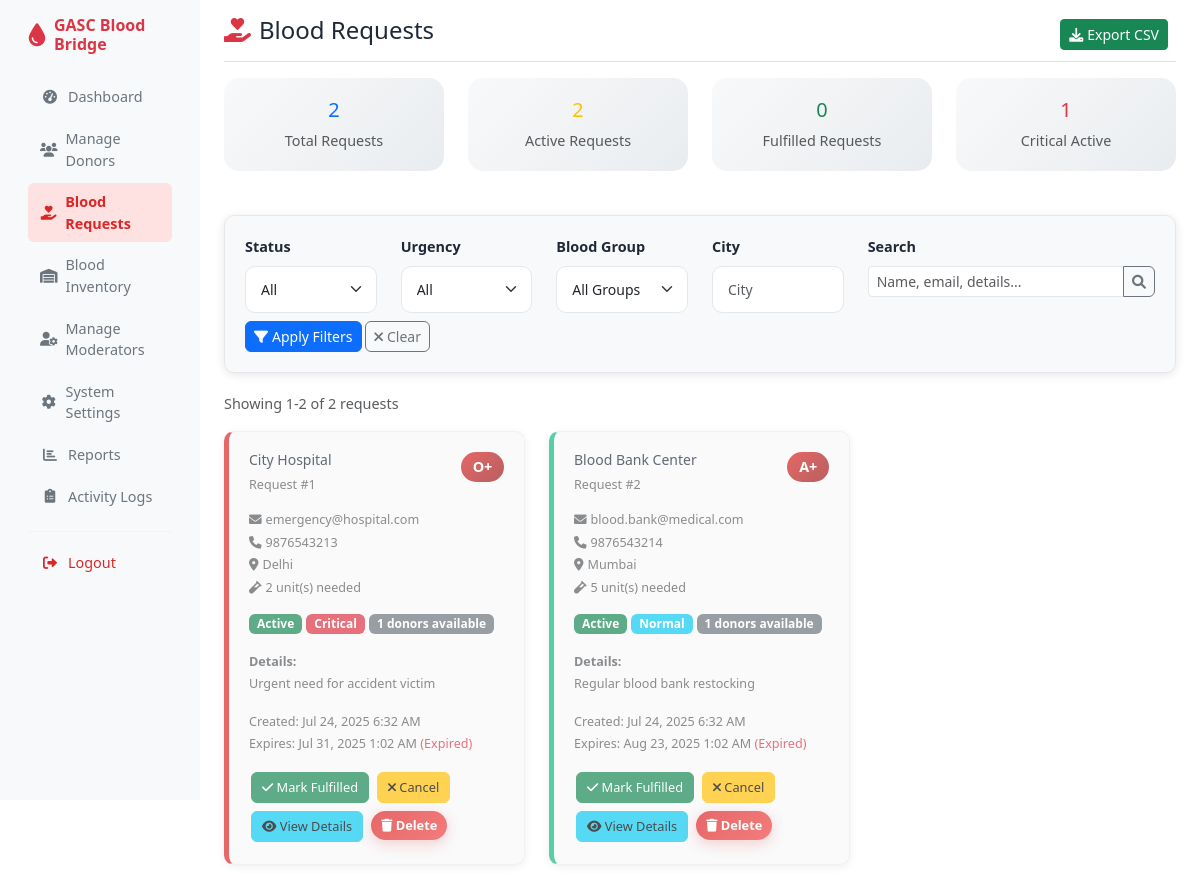
The app's page /admin/requests.php (signed in) with its own data.
### tables this page shows
CREATE TABLE blood_requests (
    id INT PRIMARY KEY AUTO_INCREMENT,
    requester_email VARCHAR(100) NOT NULL,
    requester_name VARCHAR(100) NOT NULL,
    requester_phone VARCHAR(15) NOT NULL,
    blood_group VARCHAR(15) NOT NULL COMMENT 'Supports standard and extended blood group formats',
    urgency ENUM('Critical', 'Urgent', 'Normal') NOT NULL,
    details TEXT NOT NULL,
    city VARCHAR(100) NOT NULL,
    units_needed INT DEFAULT 1,
    status ENUM('Active', 'Fulfilled', 'Expired', 'Cancelled') DEFAULT 'Active',
    expires_at DATETIME NOT NULL,
    created_at TIMESTAMP DEFAULT CURRENT_TIMESTAMP,
    updated_at TIMESTAMP DEFAULT CURRENT_TIMESTAMP ON UPDATE CURRENT_TIMESTAMP,
    
    INDEX idx_blood_group (blood_group),
    INDEX idx_city (city),
    INDEX idx_status (status),
    INDEX idx_urgency (urgency),
    INDEX idx_expires_at (expires_at)
);

### admin/requests.php (the view, shortened to what the rows shown need)
<?php
require_once '../config/database.php';
$db = new Database();
$page = max(1, intval($_GET['page'] ?? 1));
$limit = 15;
$offset = ($page - 1) * $limit;
$whereConditions = ['1=1'];
$params = [];
$types = '';
$whereClause = 'WHERE ' . implode(' AND ', $whereConditions);
$requestsQuery = "SELECT *,
                  (SELECT COUNT(*) FROM users u
                   WHERE u.blood_group = blood_requests.blood_group
                   AND u.is_available = TRUE AND u.is_verified = TRUE AND u.is_active = TRUE AND u.user_type = 'donor') as available_donors_count
                  FROM blood_requests {$whereClause}
                  ORDER BY
                    CASE urgency
                        WHEN 'Critical' THEN 1
                        WHEN 'Urgent' THEN 2
                        WHEN 'Normal' THEN 3
                    END,
                    created_at DESC
                  LIMIT ? OFFSET ?";
$requestsStmt = $db->prepare($requestsQuery);
$params[] = $limit;
$params[] = $offset;
$types .= 'ii';
$requestsStmt->bind_param($types, ...$params);
$requestsStmt->execute();
$requests = $requestsStmt->get_result()->fetch_all(MYSQLI_ASSOC);
?>
<!DOCTYPE html>
<html lang="en">
<head>
    <link href="https://cdn.jsdelivr.net/npm/bootstrap@5.3.0/dist/css/bootstrap.min.css" rel="stylesheet">
    <link href="https://cdnjs.cloudflare.com/ajax/libs/font-awesome/6.0.0/css/all.min.css" rel="stylesheet">
    <link href="../assets/css/style.css" rel="stylesheet">
</head>
<body>
    <div class="container-fluid">
        <div class="row">
            <div class="col-md-9 col-lg-10 ms-sm-auto px-md-4 admin-main-content">
                <div class="d-flex justify-content-between flex-wrap flex-md-nowrap align-items-center pt-3 pb-2 mb-3 border-bottom">
                    <h1 class="h2">
                        <i class="fas fa-hand-holding-heart text-danger me-2"></i>Blood Requests
                    </h1>
                </div>
                <div class="row">
                    <?php if (empty($requests)): ?>
                        <div class="col-12">
                            <div class="text-center py-5">
                                <i class="fas fa-hand-holding-heart fa-3x text-muted mb-3"></i>
                                <h5 class="text-muted">No requests found</h5>
                                <p class="text-muted">Try adjusting your filters or search criteria.</p>
                            </div>
                        </div>
                    <?php else: ?>
                        <?php foreach ($requests as $request): ?>
                            <?php
                            $isExpired = strtotime($request['expires_at']) < time();
                            $urgencyClass = 'urgency-' . strtolower($request['urgency']);
                            ?>
                            <div class="col-lg-6 col-xl-4">
                                <div class="request-card <?php echo $urgencyClass; ?> <?php echo $isExpired ? 'expired-request' : ''; ?>">
                                    <div class="d-flex justify-content-between align-items-start mb-3">
                                        <div>
                                            <h6 class="mb-1"><?php echo htmlspecialchars($request['requester_name']); ?></h6>
                                            <small class="text-muted">Request #<?php echo $request['id']; ?></small>
                                        </div>
                                        <span class="blood-group-badge"><?php echo htmlspecialchars($request['blood_group']); ?></span>
                                    </div>
                                    <div class="mb-3">
                                        <div class="small text-muted mb-1">
                                            <i class="fas fa-envelope me-1"></i><?php echo htmlspecialchars($request['requester_email']); ?>
                                        </div>
                                        <div class="small text-muted mb-1">
                                            <i class="fas fa-phone me-1"></i><?php echo htmlspecialchars($request['requester_phone']); ?>
                                        </div>
                                        <div class="small text-muted mb-1">
                                            <i class="fas fa-map-marker-alt me-1"></i><?php echo htmlspecialchars($request['city']); ?>
                                        </div>
                                        <div class="small text-muted mb-1">
                                            <i class="fas fa-vial me-1"></i><?php echo $request['units_needed']; ?> unit(s) needed
                                        </div>
                                    </div>
                                    <div class="mb-3">
                                        <div class="d-flex flex-wrap gap-1">
                                            <span class="badge status-badge <?php
                                                echo $request['status'] === 'Active' ? 'bg-success' :
                                                    ($request['status'] === 'Fulfilled' ? 'bg-primary' :
                                                    ($request['status'] === 'Expired' ? 'bg-secondary' : 'bg-danger'));
                                            ?>">
                                                <?php echo $request['status']; ?>
                                            </span>
                                            <span class="badge status-badge <?php
                                                echo $request['urgency'] === 'Critical' ? 'bg-danger' :
                                                    ($request['urgency'] === 'Urgent' ? 'bg-warning' : 'bg-info');
                                            ?>">
                                                <?php echo $request['urgency']; ?>
                                            </span>
                                            <span class="badge status-badge bg-secondary">
                                                <?php echo $request['available_donors_count']; ?> donors available
                                            </span>
                                        </div>
                                    </div>
                                    <div class="mb-3">
                                        <small class="text-muted">
                                            <strong>Details:</strong><br>
                                            <?php echo nl2br(htmlspecialchars(substr($request['details'], 0, 100))); ?>
                                        </small>
                                    </div>
                                    <div class="mb-3">
                                        <small class="text-muted">
                                            Created: <?php echo date('M j, Y g:i A', strtotime($request['created_at'])); ?><br>
                                            Expires: <?php echo date('M j, Y g:i A', strtotime($request['expires_at'])); ?>
                                            <?php if ($isExpired): ?>
                                                <span class="text-danger">(Expired)</span>
                                            <?php endif; ?>
                                        </small>
                                    </div>
                                    <div class="d-flex flex-wrap gap-1">
                                        <?php if ($request['status'] === 'Active'): ?>
                                            <form method="POST" style="display: inline;">
                                                <button type="submit" class="btn btn-success action-btn"
                                                        onclick="return confirm('Mark this request as fulfilled?')">
                                                    <i class="fas fa-check"></i> Mark Fulfilled
                                                </button>
                                            </form>
                                            <form method="POST" style="display: inline;">
                                                <button type="submit" class="btn btn-warning action-btn"
                                                        onclick="return confirm('Cancel this request?')">
                                                    <i class="fas fa-times"></i> Cancel
                                                </button>
                                            </form>
                                        <?php endif; ?>
                                        <button type="button" class="btn btn-info action-btn"
                                                onclick="showRequestDetails(<?php echo htmlspecialchars(json_encode($request)); ?>)">
                                            <i class="fas fa-eye"></i> View Details
                                        </button>
                                        <?php if ($_SESSION['user_type'] === 'admin'): ?>
                                            <form method="POST" style="display: inline;">
                                                <button type="submit" class="btn btn-danger action-btn"
                                                        onclick="return confirm('Are you sure you want to delete this request? This action cannot be undone.')">
                                                    <i class="fas fa-trash"></i> Delete
                                                </button>
                                            </form>
                                        <?php endif; ?>
                                    </div>
                                </div>
                            </div>
                        <?php endforeach; ?>
                    <?php endif; ?>
                </div>
            </div>
        </div>
    </div>
</body>
</html>

### records on screen
blood_requests: requester_name "City Hospital", id "1", blood_group "O+", requester_email "emergency@hospital.com", requester_phone "9876543213", city "Delhi", units_needed "2", status "Active", urgency "Critical", available_donors_count "1", details "Urgent need for accident victim", created_at "Jul 24, 2025 6:32 AM", expires_at "Jul 31, 2025 1:02 AM", shows "(Expired)"
blood_requests: requester_name "Blood Bank Center", id "2", blood_group "A+", requester_email "blood.bank@medical.com", requester_phone "9876543214", city "Mumbai", units_needed "5", status "Active", urgency "Normal", available_donors_count "1", details "Regular blood bank restocking", created_at "Jul 24, 2025 6:32 AM", expires_at "Aug 23, 2025 1:02 AM", shows "(Expired)"

### other values on screen
$stats['total'] "2"
$stats['active'] "2"
$stats['fulfilled'] "0"
$stats['critical'] "1"
$offset + 1 "1"
min($offset + $limit, $totalRecords) "2"
$totalRecords "2"
